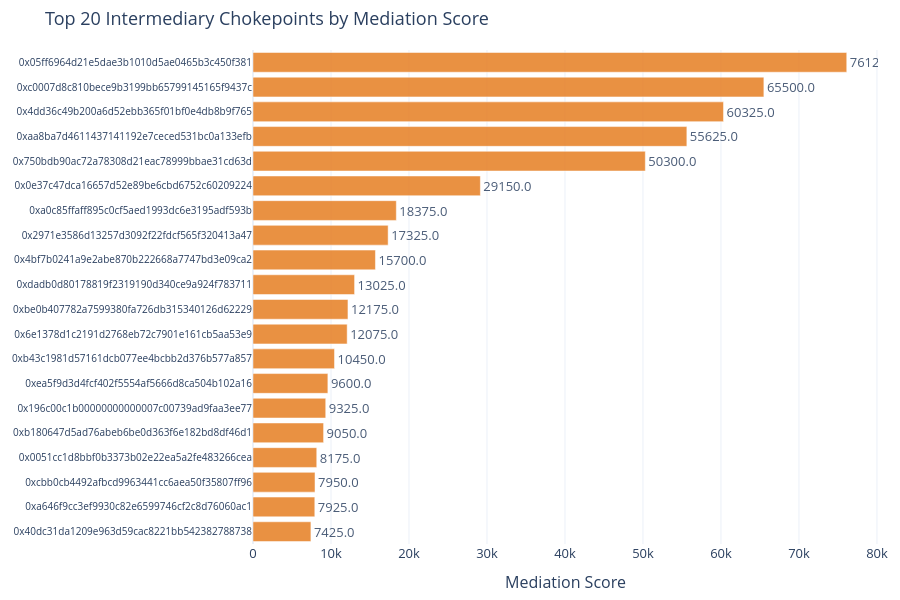

The code cell stored with this chart in its notebook:
### Markdown cell above
## 6. Intermediary Analysis — The Chokepoints

Not all contracts are equally important in the failure graph. Some sit at critical junctions,
mediating between many callers and many failing callees. These **chokepoints** are where gas
gets squeezed — the intermediary forwards a fixed or calculated gas stipend to its callees,
and that stipend is no longer sufficient under EIP-7904.

The `mediation_score` captures how central a contract is in the failure graph: higher scores
mean the contract mediates more distinct caller-callee failure relationships.

### Code cell
# Load intermediary centrality
centrality = pd.read_csv(TABLES_DIR / 'intermediary_centrality.csv', nrows=5000)
print(f"Intermediary contracts: {fmt_count(len(centrality))}")
print(f"Total status-changed txs mediated: {fmt_count(centrality['status_changed_txs'].sum())}")

top_central = centrality.nlargest(20, 'mediation_score').copy()
top_central['label'] = top_central['project'].fillna(top_central['address'].str[:12] + '...')
top_central = top_central.sort_values('mediation_score', ascending=True)

fig = go.Figure()
fig.add_trace(go.Bar(
    y=top_central['label'].tolist(),
    x=top_central['mediation_score'].tolist(),
    orientation='h',
    marker_color=COLORS['changed'],
    opacity=0.85,
    text=[f"{v:.1f}" for v in top_central['mediation_score']],
    textposition='outside',
    hovertemplate=(
        '<b>%{y}</b><br>'
        'Mediation score: %{x:.1f}<br>'
        'Status-changed txs: %{customdata[0]:,}<br>'
        'Distinct failing callees: %{customdata[1]}<br>'
        'Distinct root projects: %{customdata[2]}<extra></extra>'
    ),
    customdata=top_central[['status_changed_txs', 'distinct_failing_callees', 'distinct_root_projects']].values,
))
fig.update_layout(**plotly_layout(
    title_text='Top 20 Intermediary Chokepoints by Mediation Score',
    xaxis_title='Mediation Score',
    height=600, width=900,
    margin=dict(l=250, r=20, t=50, b=40),
))
fig.update_yaxes(tickfont=dict(size=10))
fig.show()

top1 = top_central.iloc[-1]
print(f"\nTop chokepoint: {top1['label']}")
print(f"  Mediation score: {top1['mediation_score']:.1f}")
print(f"  Status-changed txs: {fmt_count(top1['status_changed_txs'])}")
print(f"  Distinct failing callees: {top1['distinct_failing_callees']}")
print(f"  Distinct root projects: {top1['distinct_root_projects']}")

### Figure 1 — Plotly figure (JSON) as saved in the notebook; plotly's stock layout.template omitted (floating-point values rounded to 4 significant figures)
{"data": [{"customdata": [[295, 2, 2], [314, 3, 3], [316, 2, 2], [277, 50, 50], [301, 61, 61], [372, 1, 1], [383, 1, 1], [411, 7, 7], [482, 1, 1], [486, 1, 1], [397, 124, 124], [627, 1, 1], [692, 1, 1], [734, 1, 1], [1165, 1, 1], [2011, 1, 1], [2224, 1, 1], [2412, 1, 1], [2619, 1, 1], [3044, 1, 1]], "hovertemplate": "<b>%{y}</b><br>Mediation score: %{x:.1f}<br>Status-changed txs: %{customdata[0]:,}<br>Distinct failing callees: %{customdata[1]}<br>Distinct root projects: %{customdata[2]}<extra></extra>", "marker": {"color": "#e67e22"}, "opacity": 0.85, "orientation": "h", "text": ["7425.0", "7925.0", "7950.0", "8175.0", "9050.0", "9325.0", "9600.0", "10450.0", "12075.0", "12175.0", "13025.0", "15700.0", "17325.0", "18375.0", "29150.0", "50300.0", "55625.0", "60325.0", "65500.0", "76125.0"], "textposition": "outside", "type": "bar", "x": [7425, 7925, 7950, 8175, 9050, 9325, 9600, 10450, 12075, 12175, 13025, 15700, 17325, 18375, 29150, 50300, 55625, 60325, 65500, 76125], "y": ["0x40dc31da1209e963d59cac8221bb542382788738", "0xa646f9cc3ef9930c82e6599746cf2c8d76060ac1", "0xcbb0cb4492afbcd9963441cc6aea50f35807ff96", "0x0051cc1d8bbf0b3373b02e22ea5a2fe483266cea", "0xb180647d5ad76abeb6be0d363f6e182bd8df46d1", "0x196c00c1b00000000000007c00739ad9faa3ee77", "0xea5f9d3d4fcf402f5554af5666d8ca504b102a16", "0xb43c1981d57161dcb077ee4bcbb2d376b577a857", "0x6e1378d1c2191d2768eb72c7901e161cb5aa53e9", "0xbe0b407782a7599380fa726db315340126d62229", "0xdadb0d80178819f2319190d340ce9a924f783711", "0x4bf7b0241a9e2abe870b222668a7747bd3e09ca2", "0x2971e3586d13257d3092f22fdcf565f320413a47", "0xa0c85ffaff895c0cf5aed1993dc6e3195adf593b", "0x0e37c47dca16657d52e89be6cbd6752c60209224", "0x750bdb90ac72a78308d21eac78999bbae31cd63d", "0xaa8ba7d4611437141192e7ceced531bc0a133efb", "0x4dd36c49b200a6d52ebb365f01bf0e4db8b9f765", "0xc0007d8c810bece9b3199bb65799145165f9437c", "0x05ff6964d21e5dae3b1010d5ae0465b3c450f381"]}], "layout": {"font": {"size": 13}, "height": 600, "margin": {"b": 40, "l": 250, "r": 20, "t": 50}, "title": {"text": "Top 20 Intermediary Chokepoints by Mediation Score"}, "width": 900, "xaxis": {"title": {"text": "Mediation Score"}}, "yaxis": {"tickfont": {"size": 10}}}}
